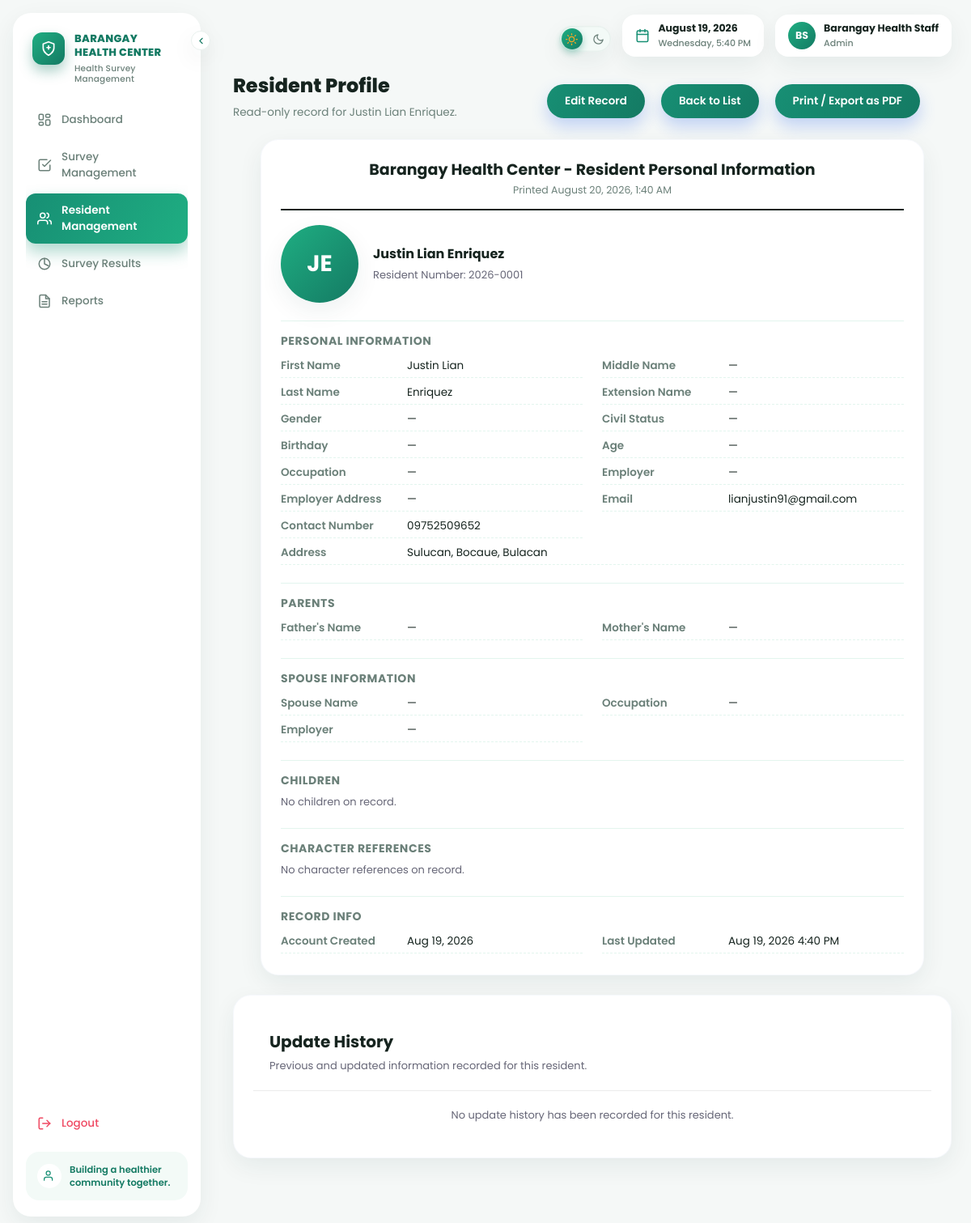
Page /staff/resident_view.php?resident_id=1 (signed in) on the committed database.
### tables this page shows
CREATE TABLE IF NOT EXISTS residents (

    resident_id INT AUTO_INCREMENT PRIMARY KEY,

    resident_number VARCHAR(20) NOT NULL UNIQUE,

    first_name VARCHAR(50) NOT NULL,

    last_name VARCHAR(50) NOT NULL,

    middle_name VARCHAR(50),

    extension_name VARCHAR(10),

    gender ENUM(
        'Male',
        'Female'
    ) DEFAULT NULL,

    civil_status ENUM(
        'Single',
        'Married',
        'Widowed',
        'Separated',
        'Divorced'
    ) DEFAULT NULL,

    email VARCHAR(100),

    contact_number VARCHAR(20),

    address VARCHAR(150),

    birthday DATE DEFAULT NULL,

    age INT DEFAULT NULL,

    occupation VARCHAR(100),

    employer VARCHAR(100),

    employer_address VARCHAR(150),

    father_name VARCHAR(100),

    mother_name VARCHAR(100),

    spouse_name VARCHAR(100),

    spouse_occupation VARCHAR(100),

    spouse_employer VARCHAR(100),

    reference1_name VARCHAR(100),

    reference1_signature VARCHAR(100),

    reference2_name VARCHAR(100),

    reference2_signature VARCHAR(100),

    photo VARCHAR(255) DEFAULT NULL,

    status ENUM(
        'active',
        'archived'
    ) NOT NULL DEFAULT 'active',

    password VARCHAR(255) NOT NULL,

    is_first_login TINYINT(1) NOT NULL DEFAULT 1,

    created_at TIMESTAMP DEFAULT CURRENT_TIMESTAMP,

    updated_at TIMESTAMP
        DEFAULT CURRENT_TIMESTAMP
        ON UPDATE CURRENT_TIMESTAMP

);

### includes/functions.php (called while the page is built, shortened)
<?php
function e($string) {
    return htmlspecialchars($string ?? "", ENT_QUOTES, "UTF-8");
}
function full_resident_name($r) {
    $parts = [
        $r["first_name"] ?? "",
        $r["middle_name"] ?? "",
        $r["last_name"] ?? "",
    ];
    $name = trim(preg_replace("/\s+/", " ", implode(" ", array_filter($parts, fn($p) => trim((string)$p) !== ""))));
    return $name;
}
function resident_photo_url($photo) {
    if (empty($photo)) return null;
    return RESIDENT_PHOTO_URL . rawurlencode($photo);
}
function format_date_display($date) {
    if (empty($date)) return "&mdash;";
    try {
        return (new DateTime($date))->format("M d, Y");
    } catch (Exception $e) {
        return e($date);
    }
}
?>

### staff/resident_view.php (the view, shortened to what this page needs)
<?php
require_once __DIR__ . "/../includes/functions.php";
$resident_id =
    filter_input(
        INPUT_GET,
        "resident_id",
        FILTER_VALIDATE_INT
    );
$stmt =
    $conn->prepare("
        SELECT *
        FROM residents
        WHERE resident_id = ?
        LIMIT 1
    ");
$stmt->bind_param(
    "i",
    $resident_id
);
$stmt->execute();
$resident =
    $stmt
        ->get_result()
        ->fetch_assoc();
$display_name =
    full_resident_name(
        $resident
    );
$photo_url =
    resident_photo_url(
        $resident["photo"] ?? ""
    );
$initials =
    strtoupper(
        substr(
            $resident["first_name"] ?? "",
            0,
            1
        ) .
        substr(
            $resident["last_name"] ?? "",
            0,
            1
        )
    );
$parents = [
    "father_name" =>
        $resident["father_name"] ?? "",
    "mother_name" =>
        $resident["mother_name"] ?? ""
];
$spouse = [
    "spouse_name" =>
        $resident["spouse_name"] ?? "",
    "occupation" =>
        $resident["spouse_occupation"] ?? "",
    "employer" =>
        $resident["spouse_employer"] ?? ""
];
$children = [];
$references = [
    [
        "reference_name" =>
            $resident["reference1_name"] ?? "",
        "signature" =>
            $resident["reference1_signature"] ?? "",
        "reference_order" =>
            1
    ],
    [
        "reference_name" =>
            $resident["reference2_name"] ?? "",
        "signature" =>
            $resident["reference2_signature"] ?? "",
        "reference_order" =>
            2
    ]
];
$references = array_values(
    array_filter(
        $references,
        function ($reference) {
            return
                trim(
                    (string) (
                        $reference["reference_name"] ?? ""
                    )
                ) !== ""
                ||
                trim(
                    (string) (
                        $reference["signature"] ?? ""
                    )
                ) !== "";
        }
    )
);
$history = [];
?>
<!DOCTYPE html>
<html lang="en">
<head>
<link
    rel="stylesheet"
    href="../assets/css/style.css?v=<?= filemtime(__DIR__ . "/../assets/css/style.css") ?>"
>
</head>
<body>
<?php
include __DIR__ . "/../includes/staff_nav.php";
?>
<div class="container">
<?php
include __DIR__ . "/../includes/staff_topbar.php";
?>
<div
    class="welcome-header no-print"
>
    <div>
        <h1>
            Resident Profile
        </h1>
        <p>
            Read-only record for
            <?= e($display_name) ?>.
        </p>
    </div>
    <div
        class="table-actions-res"
    >
        <a
            class="btn"
            href="resident_edit.php?resident_id=<?= $resident_id ?>"
        >
            Edit Record
        </a>
        <a
            class="btn"
            href="resident_management.php"
        >
            Back to List
        </a>
        <button
            type="button"
            class="btn"
            onclick="window.print()"
        >
            Print / Export as PDF
        </button>
    </div>
</div>
<div
    class="card print-sheet"
>
    <div
        class="print-header"
    >
        <h1>
            Barangay Health Center -
            Resident Personal Information
        </h1>
        <p>
            Printed
            <?= date("F j, Y, g:i A") ?>
        </p>
    </div>
    <div
        class="photo-uploader"
        style="margin-bottom:16px;"
    >
        <div
            class="avatar-lg"
        >
            <?php if (
                $photo_url
            ): ?>
                <img
                    src="<?= e($photo_url) ?>"
                    alt="Resident photo"
                >
            <?php else: ?>
                <?= e($initials) ?>
            <?php endif; ?>
        </div>
        <div>
            <strong
                style="font-size:16px;"
            >
                <?= e(
                    $display_name
                ) ?>
            </strong>
            <br>
            <span
                style="
                    color:#667;
                    font-size:13px;
                "
            >
                Resident Number:
                <?= e(
                    $resident[
                        "resident_number"
                    ]
                ) ?>
            </span>
        </div>
    </div>
    <div
        class="form-section-title"
    >
        Personal Information
    </div>
    <div
        class="print-info-grid"
    >
        <div class="info-row">
            <strong>
                First Name
            </strong>
            <span>
                <?= e(
                    $resident["first_name"] ?? ""
                ) ?: "—" ?>
            </span>
        </div>
        <div class="info-row">
            <strong>
                Middle Name
            </strong>
            <span>
                <?= e(
                    $resident["middle_name"] ?? ""
                ) ?: "—" ?>
            </span>
        </div>
        <div class="info-row">
            <strong>
                Last Name
            </strong>
            <span>
                <?= e(
                    $resident["last_name"] ?? ""
                ) ?: "—" ?>
            </span>
        </div>
        <div class="info-row">
            <strong>
                Extension Name
            </strong>
            <span>
                <?= e(
                    $resident["extension_name"] ?? ""
                ) ?: "—" ?>
            </span>
        </div>
        <div class="info-row">
            <strong>
                Gender
            </strong>
            <span>
                <?= e(
                    $resident["gender"] ?? ""
                ) ?: "—" ?>
            </span>
        </div>
        <div class="info-row">
            <strong>
                Civil Status
            </strong>
            <span>
                <?= e(
                    $resident["civil_status"] ?? ""
                ) ?: "—" ?>
            </span>
        </div>
        <div class="info-row">
            <strong>
                Birthday
            </strong>
            <span>
                <?= format_date_display(
                    $resident["birthday"] ?? null
                ) ?>
            </span>
        </div>
        <div class="info-row">
            <strong>
                Age
            </strong>
            <span>
                <?= $resident["age"] !== null &&
                    $resident["age"] !== ""
                    ? e($resident["age"])
                    : "—"
                ?>
            </span>
        </div>
        <div class="info-row">
            <strong>
                Occupation
            </strong>
            <span>
                <?= e(
                    $resident["occupation"] ?? ""
                ) ?: "—" ?>
            </span>
        </div>
        <div class="info-row">
            <strong>
                Employer
            </strong>
            <span>
                <?= e(
                    $resident["employer"] ?? ""
                ) ?: "—" ?>
            </span>
        </div>
        <div class="info-row">
            <strong>
                Employer Address
            </strong>
            <span>
                <?= e(
                    $resident["employer_address"] ?? ""
                ) ?: "—" ?>
            </span>
        </div>
        <div class="info-row">
            <strong>
                Email
            </strong>
            <span>
                <?= e(
                    $resident["email"] ?? ""
                ) ?: "—" ?>
            </span>
        </div>
        <div class="info-row">
            <strong>
                Contact Number
            </strong>
            <span>
                <?= e(
                    $resident["contact_number"] ?? ""
                ) ?: "—" ?>
            </span>
        </div>
        <div
            class="info-row"
            style="grid-column:1/-1;"
        >
            <strong>
                Address
            </strong>
            <span>
                <?= e(
                    $resident["address"] ?? ""
                ) ?: "—" ?>
            </span>
        </div>
    </div>
    <div
        class="form-section-title"
    >
        Parents
    </div>
    <div
        class="print-info-grid"
    >
        <div class="info-row">
            <strong>
                Father's Name
            </strong>
            <span>
                <?= e(
                    $parents["father_name"]
                ) ?: "—" ?>
            </span>
        </div>
        <div class="info-row">
            <strong>
                Mother's Name
            </strong>
            <span>
                <?= e(
                    $parents["mother_name"]
                ) ?: "—" ?>
            </span>
        </div>
    </div>
    <div
        class="form-section-title"
    >
        Spouse Information
    </div>
    <div
        class="print-info-grid"
    >
        <div class="info-row">
            <strong>
                Spouse Name
            </strong>
            <span>
                <?= e(
                    $spouse["spouse_name"]
                ) ?: "—" ?>
            </span>
        </div>
        <div class="info-row">
            <strong>
                Occupation
            </strong>
            <span>
                <?= e(
                    $spouse["occupation"]
                ) ?: "—" ?>
            </span>
        </div>
        <div class="info-row">
            <strong>
                Employer
            </strong>
            <span>
                <?= e(
                    $spouse["employer"]
                ) ?: "—" ?>
            </span>
        </div>
    </div>
    <div
        class="form-section-title"
    >
        Children
    </div>
    <?php if (
        count($children) === 0
    ): ?>
        <p
            style="
                font-size:13px;
                color:#667;
            "
        >
            No children on record.
        </p>
    <?php endif; ?>
    <div
        class="form-section-title"
    >
        Character References
    </div>
    <?php if (
        count($references) === 0
    ): ?>
        <p
            style="
                font-size:13px;
                color:#667;
            "
        >
            No character references on record.
        </p>
    <?php endif; ?>
    <div
        class="form-section-title"
    >
        Record Info
    </div>
    <div
        class="print-info-grid"
    >
        <div class="info-row">
            <strong>
                Account Created
            </strong>
            <span>
                <?= format_date_display(
                    $resident["created_at"]
                        ? substr(
                            $resident["created_at"],
                            0,
                            10
                        )
                        : null
                ) ?>
            </span>
        </div>
        <div class="info-row">
            <strong>
                Last Updated
            </strong>
            <span>
                <?= $resident["updated_at"]
                    ? e(
                        date(
                            "M d, Y g:i A",
                            strtotime(
                                $resident["updated_at"]
                            )
                        )
                    )
                    : "—"
                ?>
            </span>
        </div>
    </div>
</div>
<div
    class="resident-update-history"
>
    <div
        class="card"
    >
        <div
            class="resident-update-history-header"
        >
            <div>
                <h2>
                    Update History
                </h2>
                <p>
                    Previous and updated information recorded for this resident.
                </p>
            </div>
        </div>
        <?php if (
            count($history) === 0
        ): ?>
            <div
                class="resident-history-empty"
                style="
                    padding:20px;
                    text-align:center;
                    color:#667;
                    font-size:13px;
                "
            >
                No update history has been recorded
                for this resident.
            </div>
        <?php endif; ?>
    </div>
</div>
</div>
</body>
</html>

### rows in the picture
residents: initials "JE", resident_number "2026-0001", first_name "Justin Lian", middle_name "—", last_name "Enriquez", extension_name "—", gender "—", civil_status "—", birthday "—", occupation "—", employer "—", employer_address "—", email "lianjustin91@gmail.com", contact_number "09752509652", address "Sulucan, Bocaue, Bulacan", father_name+mother_name "—", created_at "Aug 19, 2026", updated_at "Aug 19, 2026 4:40 PM"

### other values in the picture
$staff_initials "BS"
$_SESSION["staff_name"] "Barangay Health Staff"
$_SESSION["staff_role"] "Admin"
$display_name "Justin Lian Enriquez"
